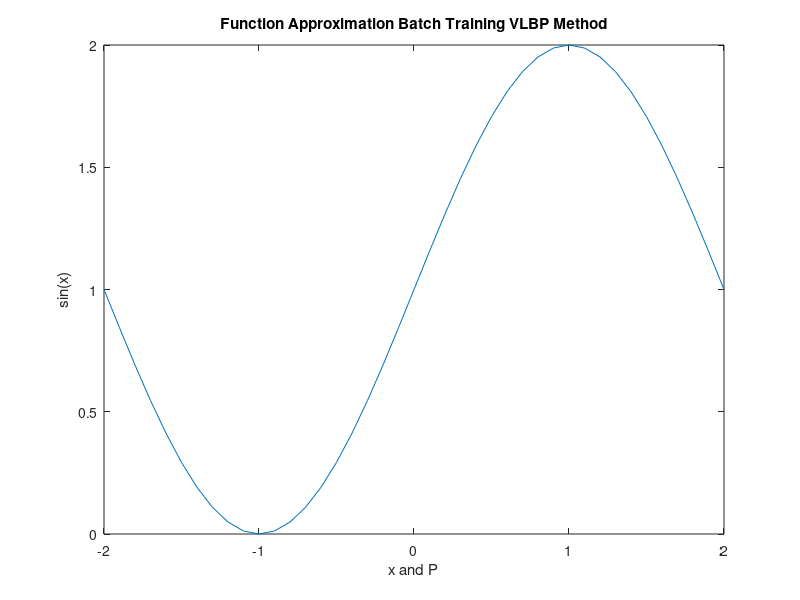

MATLAB code for this plot: (Note: this script raises an error after producing the figure.)
%% Batch_Training_VLBP_Finction_Modeling
clear
clc

%% Main Function Plot
x = -2:0.1:2;
y = 1 + sin((pi/2).*x);
plot(x,y)
xlabel('x and P')
ylabel('sin(x)')
title('Function Approximation Batch Training VLBP Method')

%% Network 1-2-1
P = [-2:0.1:2]';

delW10 = -0.5 + (0.5+0.5)*rand(2,1);
delb10 = -0.5 + (0.5+0.5)*rand(2,1);
delW20 = -0.5 + (0.5+0.5)*rand(1,2);
delb20 = -0.5 + (0.5+0.5)*rand(1,1);
alpha = 0.01;
gama = 0.2;
kesi = 0.05;
ro = 0.7;
eta = 1.05;
t = (1 + sin((pi/2).*P))';
W10 = delW10;
b10 = delb10;
W20 = delW20;
b20 = delb20;

delW1 = {};
delb1 = {};
delW2 = {};
delb2 = {};
W1 = {};
b1 = {};
W2 = {};
b2 = {};

delW1{1,1} = delW10;
delb1{1,1} = delb10;
delW2{1,1} = delW20;
delb2{1,1} = delb20;
W1{1,1} = delW1{1,1};
b1{1,1} = delb1{1,1};
W2{1,1} = delW2{1,1};
b2{1,1} = delb2{1,1};
g1_total_W = {};
g1_total_b = {};
g2_total_W = {};
g2_total_b = {};

for kk = 1:8200
    
for ii = 1:size(P,1)
    
    n1 = W1{1,kk} * P(ii,1) + b1{1,kk};
    a1 = logsig(n1);
    n2 = W2{1,kk} * a1 + b2{1,kk};
    a2 = purelin(n2);
    e(1,ii) = t(1,ii)-a2;
    Fdot2 = 1;
    s2 = -2 * Fdot2 * e(1,ii);
    Fdot1 = zeros(size(n1,1),size(n1,1));
    
    for jj = 1:2
        
        Fdot1(jj,jj) = (1-a1(jj,1)) * a1(jj,1);
        
    end
    
    s1 = Fdot1 * (W2{1,kk})' * s2;
    
    g1_W = s1*(P(ii,1))';
    g11_W(1,ii) = g1_W(1,1);
    g12_W(1,ii) = g1_W(2,1);
    g1_b = s1;
    g11_b(1,ii) = g1_b(1,1);
    g12_b(1,ii) = g1_b(2,1);
    
    g2_W = s2*(a1)';
    g21_W(ii,1) = g2_W(1,1);
    g22_W(ii,1) = g2_W(1,2);
    g2_b(1,ii) = s2;
    
    A2_Prime(1,ii) = a2;
    
end

g1_total_W{1,kk} = [sum(g11_W);sum(g12_W)];

g1_total_b{1,kk} = [sum(g11_b);sum(g12_b)];

g2_total_W{1,kk} = [sum(g21_W) sum(g22_W)];

g2_total_b{1,kk} = sum(g2_b);


Fx(1,kk) = e*(e)';

if kk==1
    
    delW1{1,kk+1} = gama*0 - (1-gama)*alpha*g1_total_W{1,kk};
    W1{1,kk+1} = delW1{1,kk+1}+W1{1,kk};
    
    delb1{1,kk+1} = gama*0 - (1-gama)*alpha*g1_total_b{1,kk};
    b1{1,kk+1} = delb1{1,kk+1}+b1{1,kk};
    
    delW2{1,kk+1} = gama*0 - (1-gama)*alpha*g2_total_W{1,kk};
    W2{1,kk+1} = delW2{1,kk+1}+W2{1,kk};
    
    delb2{1,kk+1} = gama*0 - (1-gama)*alpha*g2_total_b{1,kk}; 
    b2{1,kk+1} = delb2{1,kk+1}+b2{1,kk};
    
end

if kk >=2
    
    if Fx(1,kk) > (kesi+1)*Fx(1,kk-1)
        
       W1{1,kk} = W1{1,kk-1};
       delW1{1,kk} = delW1{1,kk-1};
       g1_total_W{1,kk} = g1_total_W{1,kk-1};
       
       b1{1,kk} = b1{1,kk-1};
       delb1{1,kk} = delb1{1,kk-1};
       g1_total_b{1,kk} = g1_total_b{1,kk-1};
       
       W2{1,kk} = W2{1,kk-1};
       delW2{1,kk} = delW2{1,kk-1};
       g2_total_W{1,kk} = g2_total_W{1,kk-1};
       
       b2{1,kk} = b2{1,kk-1};
       delb2{1,kk} = delb2{1,kk-1};
       g2_total_b{1,kk} = g2_total_b{1,kk-1};
       
       gama = 0;
       alpha = alpha*ro;
       
       delW1{1,kk+1} = gama*delW1{1,kk} - (1-gama)*alpha*g1_total_W{1,kk};
       W1{1,kk+1} = delW1{1,kk+1}+W1{1,kk};
    
       delb1{1,kk+1} = gama*delb1{1,kk} - (1-gama)*alpha*g1_total_b{1,kk};
       b1{1,kk+1} = delb1{1,kk+1}+b1{1,kk};
    
       delW2{1,kk+1} = gama*delW2{1,kk} - (1-gama)*alpha*g2_total_W{1,kk};
       W2{1,kk+1} = delW2{1,kk+1}+W2{1,kk};
    
       delb2{1,kk+1} = gama*delb2{1,kk} - (1-gama)*alpha*g2_total_b{1,kk}; 
       b2{1,kk+1} = delb2{1,kk+1}+b2{1,kk};
       
       
    end
    if Fx(1,kk) < Fx(1,kk-1)
        
        gama = 0.2;
        alpha = alpha*eta;
        
        delW1{1,kk+1} = gama*delW1{1,kk} - (1-gama)*alpha*g1_total_W{1,kk};
        W1{1,kk+1} = delW1{1,kk+1}+W1{1,kk};
    
        delb1{1,kk+1} = gama*delb1{1,kk} - (1-gama)*alpha*g1_total_b{1,kk};
        b1{1,kk+1} = delb1{1,kk+1}+b1{1,kk};
    
        delW2{1,kk+1} = gama*delW2{1,kk} - (1-gama)*alpha*g2_total_W{1,kk};
        W2{1,kk+1} = delW2{1,kk+1}+W2{1,kk};
    
        delb2{1,kk+1} = gama*delb2{1,kk} - (1-gama)*alpha*g2_total_b{1,kk}; 
        b2{1,kk+1} = delb2{1,kk+1}+b2{1,kk};
        
    end
    
    if Fx(1,kk)>=Fx(1,kk-1) && Fx(1,kk)<(kesi+1)*Fx(1,kk-1)
        
        gama = 0.2;
        
        delW1{1,kk+1} = gama*delW1{1,kk} - (1-gama)*alpha*g1_total_W{1,kk};
        W1{1,kk+1} = delW1{1,kk+1}+W1{1,kk};
    
        delb1{1,kk+1} = gama*delb1{1,kk} - (1-gama)*alpha*g1_total_b{1,kk};
        b1{1,kk+1} = delb1{1,kk+1}+b1{1,kk};
    
        delW2{1,kk+1} = gama*delW2{1,kk} - (1-gama)*alpha*g2_total_W{1,kk};
        W2{1,kk+1} = delW2{1,kk+1}+W2{1,kk};
    
        delb2{1,kk+1} = gama*delb2{1,kk} - (1-gama)*alpha*g2_total_b{1,kk}; 
        b2{1,kk+1} = delb2{1,kk+1}+b2{1,kk};
        
    end
    
end

end
 %% The Value Of Final Weights and Biases
fprintf('The First Layer Weight Matrix Of 1-2-1 Network Converges to\n')
disp(W1(1,kk))
fprintf('The First Layer Bias Matrix Of 1-2-1 Network Converges to\n')
disp(b1(1,kk))
fprintf('The Second Layer Weight Matrix Of 1-2-1 Network Converges to\n')
disp(W2(1,kk))
fprintf('The Second Layer Bias Matrix Of 1-2-1 Network Converges to\n')
disp(b2(1,kk))

 %% Plots Of Networks Output
  hold on
  plot(P,A2_Prime)
  legend('Main Function','1-2-1 Network','Location','northwest')